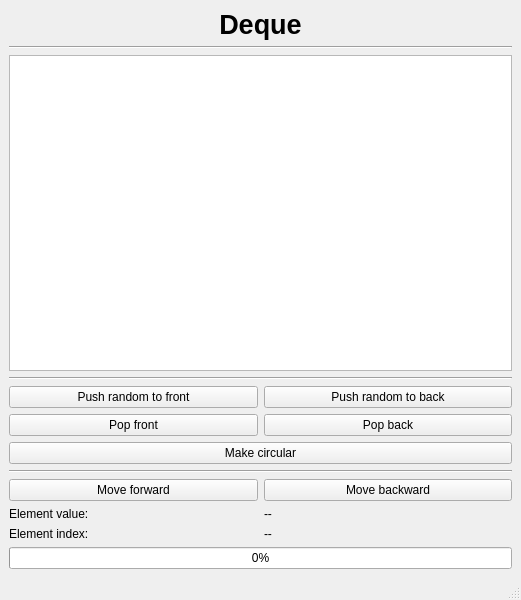
<?xml version="1.0" encoding="UTF-8"?>
<ui version="4.0">
 <class>MainWindow</class>
 <widget class="QMainWindow" name="MainWindow">
  <property name="geometry">
   <rect>
    <x>0</x>
    <y>0</y>
    <width>521</width>
    <height>600</height>
   </rect>
  </property>
  <property name="windowTitle">
   <string>MainWindow</string>
  </property>
  <widget class="QWidget" name="centralwidget">
   <layout class="QVBoxLayout" name="verticalLayout">
    <item>
     <widget class="QLabel" name="label">
      <property name="sizePolicy">
       <sizepolicy hsizetype="Preferred" vsizetype="Maximum">
        <horstretch>0</horstretch>
        <verstretch>0</verstretch>
       </sizepolicy>
      </property>
      <property name="font">
       <font>
        <pointsize>20</pointsize>
        <weight>75</weight>
        <bold>true</bold>
       </font>
      </property>
      <property name="text">
       <string>Deque</string>
      </property>
      <property name="alignment">
       <set>Qt::AlignCenter</set>
      </property>
     </widget>
    </item>
    <item>
     <widget class="Line" name="line">
      <property name="orientation">
       <enum>Qt::Horizontal</enum>
      </property>
     </widget>
    </item>
    <item>
     <widget class="QTableWidget" name="tableWidget"/>
    </item>
    <item>
     <widget class="Line" name="line_2">
      <property name="orientation">
       <enum>Qt::Horizontal</enum>
      </property>
     </widget>
    </item>
    <item>
     <layout class="QGridLayout" name="gridLayout">
      <item row="0" column="1">
       <widget class="QPushButton" name="pushBackBtn">
        <property name="text">
         <string>Push random to back</string>
        </property>
       </widget>
      </item>
      <item row="1" column="1">
       <widget class="QPushButton" name="popBackBtn">
        <property name="text">
         <string>Pop back</string>
        </property>
       </widget>
      </item>
      <item row="0" column="0">
       <widget class="QPushButton" name="pushFrontBtn">
        <property name="text">
         <string>Push random to front</string>
        </property>
       </widget>
      </item>
      <item row="1" column="0">
       <widget class="QPushButton" name="popFrontBtn">
        <property name="text">
         <string>Pop front</string>
        </property>
       </widget>
      </item>
      <item row="2" column="0" colspan="2">
       <widget class="QPushButton" name="CircularBtn">
        <property name="text">
         <string>Make circular</string>
        </property>
       </widget>
      </item>
     </layout>
    </item>
    <item>
     <widget class="Line" name="line_3">
      <property name="orientation">
       <enum>Qt::Horizontal</enum>
      </property>
     </widget>
    </item>
    <item>
     <layout class="QGridLayout" name="gridLayout_2">
      <item row="0" column="0">
       <widget class="QPushButton" name="forwardBtn">
        <property name="text">
         <string>Move forward</string>
        </property>
       </widget>
      </item>
      <item row="1" column="0">
       <widget class="QLabel" name="label_2">
        <property name="text">
         <string>Element value:</string>
        </property>
       </widget>
      </item>
      <item row="0" column="1">
       <widget class="QPushButton" name="backwardBtn">
        <property name="text">
         <string>Move backward</string>
        </property>
       </widget>
      </item>
      <item row="1" column="1">
       <widget class="QLabel" name="valueLabel">
        <property name="text">
         <string>--</string>
        </property>
       </widget>
      </item>
      <item row="2" column="0">
       <widget class="QLabel" name="label_4">
        <property name="text">
         <string>Element index:</string>
        </property>
       </widget>
      </item>
      <item row="2" column="1">
       <widget class="QLabel" name="indexLabel">
        <property name="text">
         <string>--</string>
        </property>
       </widget>
      </item>
     </layout>
    </item>
    <item>
     <widget class="QProgressBar" name="progressBar">
      <property name="value">
       <number>0</number>
      </property>
     </widget>
    </item>
   </layout>
  </widget>
  <widget class="QMenuBar" name="menubar">
   <property name="geometry">
    <rect>
     <x>0</x>
     <y>0</y>
     <width>521</width>
     <height>30</height>
    </rect>
   </property>
  </widget>
  <widget class="QStatusBar" name="statusbar"/>
 </widget>
 <resources/>
 <connections/>
</ui>
